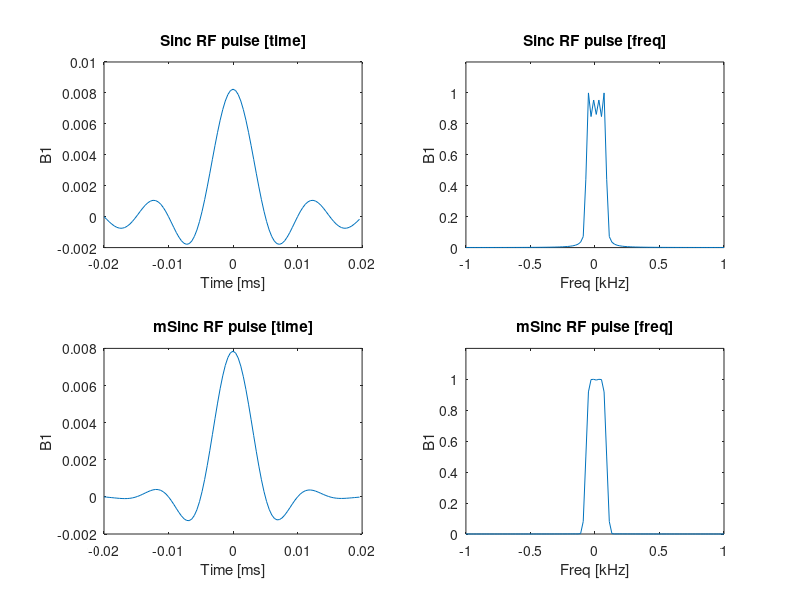

This chart was generated by the following MATLAB code: (Note: this script raises an error after producing the figure.)
% This will be an example for non-adiabatic RF pulse design

%% 1. Small FA with given RF duration & FA
% windowed vs non-windowed sinc function (windowed preferred as better
% slice profile)
gammabar = 42.58; % kHz/mT

% RF pulse design
% given parameters for design
flip = 60; % FA, deg
phi = 0; % phase of the RF, deg; tan(phi)=y/x; 0 means RF y; -90 means RF x
TBW = 8; % four pulse shape (sinc) cross 0 point for the sinc or msinc during the RF duration
Trf = 4; % RF duration, ms 

% Set the frame
% freq
BWplot = 1; % kHz -> BWrf = TBW/Trf = 1 kHz
df = linspace(-BWplot,BWplot);
% time
N = length(df);
IN = [-N/2:N/2-1]/N; % put RF pulse in the middle of the time axis
t = IN*Trf; dt = Trf/N;

% RF definition
% shape
RF_sinc_shape = sinc(IN * TBW); % sinc without windowing
RF_msinc_shape = hamming(N)' .* sinc(IN * TBW); % sinc with windowing, an alternative
% modulate by FA
RF_sinc = (flip*pi/180) * RF_sinc_shape/sum(RF_sinc_shape) / (2*pi*gammabar*dt); % FA = gamma*sum(dt*RF)dt; B1, mT
RF_msinc = (flip*pi/180) * RF_msinc_shape/sum(RF_msinc_shape) / (2*pi*gammabar*dt); % FA = gamma*sum(dt*RF)dt; B1, mT

% To plot
figure;
% RF pulse 
subplot(221),plot(IN*dt,RF_sinc),xlabel('Time [ms]'),ylabel('B1'),title('Sinc RF pulse [time]')
RF_sinc_freq = fftshift(fft(RF_sinc));
subplot(222),plot(df,abs(RF_sinc_freq)/max(abs(RF_sinc_freq))),xlabel('Freq [kHz]'),ylabel('B1'),ylim([0 1.2]),title('Sinc RF pulse [freq]')
subplot(223),plot(IN*dt,RF_msinc),xlabel('Time [ms]'),ylabel('B1'),title('mSinc RF pulse [time]')
RF_msinc_freq = fftshift(fft(RF_msinc));
subplot(224),plot(df,abs(RF_msinc_freq)/max(abs(RF_msinc_freq))),xlabel('Freq [kHz]'),ylabel('B1'),ylim([0 1.2]),title('mSinc RF pulse [freq]')

%% Frequency profile
Mf = ones(3,length(t),length(df)); % M in terms of position & time
Mf(1:2,:)=0;	

figure;

for typ = 1:2
    % select the RF for simulation
    if typ==1; rf = RF_sinc;else; rf = RF_msinc; end

    % Simulate!!
    % Note that we neglect relaxation during the RF.
    for f = 1:length(df)
      % Gradient rotation same for each interval
      Rgrad = zrot(df(f)*dt*360);	% zrot(a) = rotation matrix.

      for ti = 2:length(t)
        % Hard Pulse Approximation...
        alpha = rf(ti)*dt*gammabar*360;		% RF rotation over interval
        Rrf = throt(alpha,phi);

        Mf(:,ti,f) = Rrf*Rgrad*Mf(:,ti-1,f);		% Apply RF, Gradient

      end
    end
    
    % Plot
    subplot(2,1,typ)
    plot(df,abs(squeeze(Mf(1,end,:)+i*Mf(2,end,:))),'b--');hold on;
    plot(df,squeeze(Mf(3,end,:)),'r-');hold off;
    xlabel('freq (kHz)'); ylabel('M_{xy}(f)');
    if typ==1
        title('rf sinc:: M_{xy}(f) at the end of time (final state)')
    else
        title('rf msinc:: M_{xy}(f) at the end of time (final state)')
    end
    legend('M_xy(f)','M_z(f)')
end


%% Slice Profile
Gz = 2.5;	% mT/m  (gamma/2pi*Gz ~ 100 kHz/m, 1kHz/cm;
off_freq = 0;		% kHz, off-resonance.
pos = [-.05:.0001:.05];	% 	Positions to simulate

% RF rotation (excitation bloch simulation)
M = ones(3,length(IN),length(pos));
M(1:2,:)=0;				% M=[0;0;1];

for typ = 1:2
    % select the RF for simulation
    if typ==1; rf = RF_sinc;else; rf = RF_msinc; end

    for z = 1:length(pos)
      % Gradient rotation same for each interval
      Rgrad = zrot((gammabar*pos(z)*Gz+off_freq)*dt*360);	% zrot(a) = rotation matrix.

      for ti = 2:length(IN)
        % Hard Pulse Approximation...
        alpha = rf(ti)*dt*gammabar*360;		% RF rotation over interval
        Rrf = throt(alpha,phi);

        M(:,ti,z) = Rrf*Rgrad*M(:,ti-1,z);		% Apply RF, Gradient

      end
    end
    
    % To plot
    % plot
    figure;
    subplot(3,2,1);
    plot(t,squeeze(M(1,:,ceil(length(pos)/2)))); 
    ylim([-1 1])
    xlabel('Time (ms)'); ylabel('M_x(t)'); title('M_x(t) in the centre of pos')

    subplot(3,2,3);
    plot(t,squeeze(M(2,:,ceil(length(pos)/2))));
    ylim([-1 1])
    xlabel('Time (ms)'); ylabel('M_y(t)'); title('M_y(t) in the centre of pos')

    subplot(3,2,5);
    plot(t,squeeze(M(3,:,ceil(length(pos)/2))));
    ylim([-1 1])
    xlabel('Time (ms)'); ylabel('M_z(t)'); title('M_z(t) in the centre of pos')

    subplot(3,2,2)
    plot(pos*100,squeeze(M(1,end,:)),'b--'); hold on;
    plot(pos*100,squeeze(M(2,end,:)),'r-'); hold off;
    xlabel('Position (cm)'); ylabel('M_x(z) and M_y(z)'); 
    title('M_x(z) and M_y(z) at the end of time (final state)')
    legend('M_x(z)','M_y(z)')

    subplot(3,2,4)
    plot(pos*100,abs(squeeze(M(1,end,:)+i*M(2,end,:))));
    xlabel('Position (cm)'); ylabel('M_{xy}(z)');
    title('M_{xy}(z) at the end of time (final state)')

    subplot(3,2,6)
    plot(pos*100,squeeze(M(3,end,:)));
    xlabel('Position (cm)'); ylabel('M_y(z)');
    title('M_z(z) at the end of time (final state)')

    % At the end of the RF pulse (at the center pos)
    Mxy = M(1,end,ceil(length(pos)/2)) + i*M(2,end,ceil(length(pos)/2));
    Mz = M(3,end,ceil(length(pos)/2));
    fprintf('=========== At the end of the RF pulse (at centre pos): \n');
    fprintf('Expected RF pulse: flip angle %d deg- phi %d deg \n',flip,phi);
    fprintf('Off-resonance freq: %d Hz\n',off_freq*1000);
    fprintf('--Simu Result:\n');
    fprintf('Mag of the signal: abs(Mxy) = %.2f \n',abs(Mxy));
    fprintf('Phs of the signal: angle(Mxy) = %.2f * pi \n',angle(Mxy)/pi);
    fprintf('Residual Mz: abs(Mz) = %.2f \n',abs(Mz));
    fprintf('Actual flip angle: %.1f deg \n',rad2deg(atan(abs(Mxy)/abs(Mz))));
    fprintf('Phase shift: %.1f Hz \n',(phi+0.5*pi - angle(Mxy))/2*pi);
end
